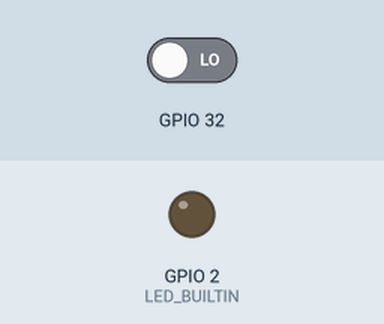
A program run on a simulated ESP32. Shown: output pins drawn as LEDs (lit = HIGH). The test bench sets the inputs (shaded band); at power-on: GPIO 32 LOW.

Above: at 1.2 s.
1.3 s: GPIO 32 driven HIGH
At 1.7 s:
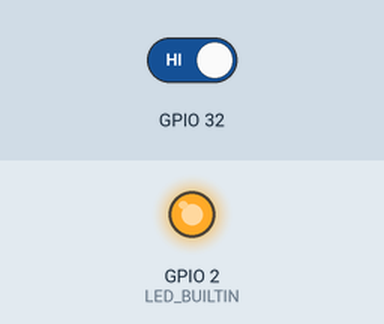
2.8 s: GPIO 32 driven LOW
At 4.0 s:
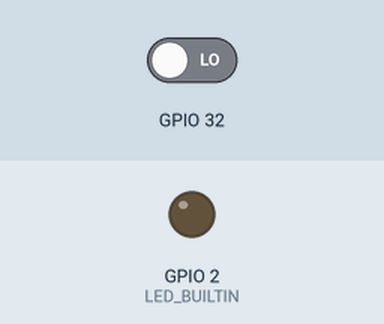
Timing chart, 0 to 5.8 s (numbered marks = the images above; inputs shaded):
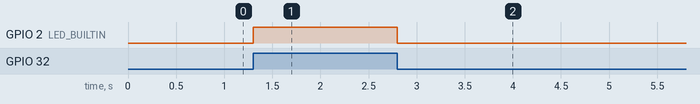

Measured:
- after the input at 1.3 s, GPIO 2 (LED_BUILTIN): LOW → HIGH at once
- after the input at 2.8 s, GPIO 2 (LED_BUILTIN): HIGH → LOW at once

The program:

main.cpp
```cpp
#include <Arduino.h>

#ifndef ESP32
    #error ESP32
#endif

/*

HC-SR501


Параметры
╔════════════════╦═════════╗
║ Протокол       ║  GPIO   ║
╠════════════════╬═════════╣
║ Питание        ║ 3V3, 5V ║
╚════════════════╩═════════╝

Распиновка
╔══════╦═════════╦═════╗    ╔═════════╦══════╦═════╗
║ DATA ║   VCC   ║ GND ║    ║   VCC   ║ DATA ║ GND ║
╠══════╬═════════╬═════╣    ╠═════════╬══════╬═════╣
║ GPIO ║ 3V3, 5V ║ GND ║    ║ 3V3, 5V ║ GPIO ║ GND ║
╚══════╩═════════╩═════╝    ╚═════════╩══════╩═════╝

https://wiki.dfrobot.com/Digital_Infrared_motion_sensor__SKU_SEN0018_

*/

gpio_num_t led_pin  = (gpio_num_t)LED_BUILTIN;
gpio_num_t pir_pin  = (gpio_num_t)32;

void IRAM_ATTR gpio_isr_handler(void* parameter) {
    int state = gpio_get_level(pir_pin);
    gpio_set_level(led_pin, state);
}

void setup() {
    gpio_install_isr_service(0);
    gpio_reset_pin(pir_pin);
    gpio_pad_select_gpio(pir_pin);
    gpio_set_direction(pir_pin, GPIO_MODE_INPUT);
    gpio_set_pull_mode(pir_pin, GPIO_FLOATING);
    gpio_set_intr_type(pir_pin, GPIO_INTR_ANYEDGE);
    gpio_intr_enable(pir_pin);
    gpio_isr_handler_add(pir_pin, gpio_isr_handler, nullptr);

    gpio_reset_pin(led_pin);
    gpio_pad_select_gpio(led_pin);
    gpio_set_direction(led_pin, GPIO_MODE_OUTPUT);
}

void loop(void) {
}
```
